Frame 1 (no input): blank canvas, image omitted
Frame 60 (no input): blank canvas, image omitted
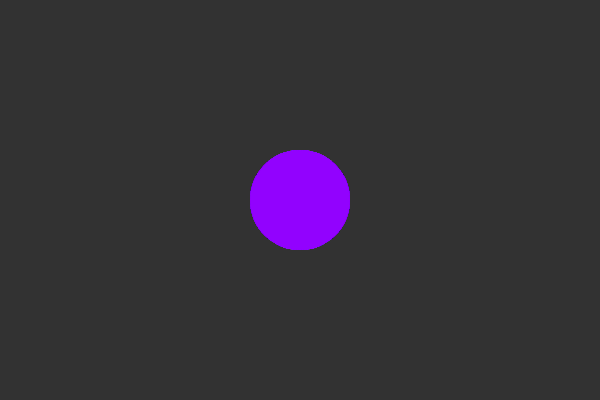
Frame 120 (the mouse pressed at the canvas centre since frame 60)

The p5.js sketch whose frames 1 and 60 were blank and that drew this single picture after the mouse press (run headless with seeded random() and noise() and a simulated clock; from frame 60 on, the mouse is pressed at the canvas centre):

// p5.js sketch
// ── sketch.js
var newWidth = 100;
var newHeight = 100;

//setup function executes once
function setup(){
   createCanvas(600,400);
   background(50);
}

//draw function loops forever
function draw(){
    //background(50);
    if(mouseIsPressed){
          noStroke();
         fill(150,0,255,50);
         ellipse(mouseX,mouseY,newWidth,newHeight);
    }
   
}
